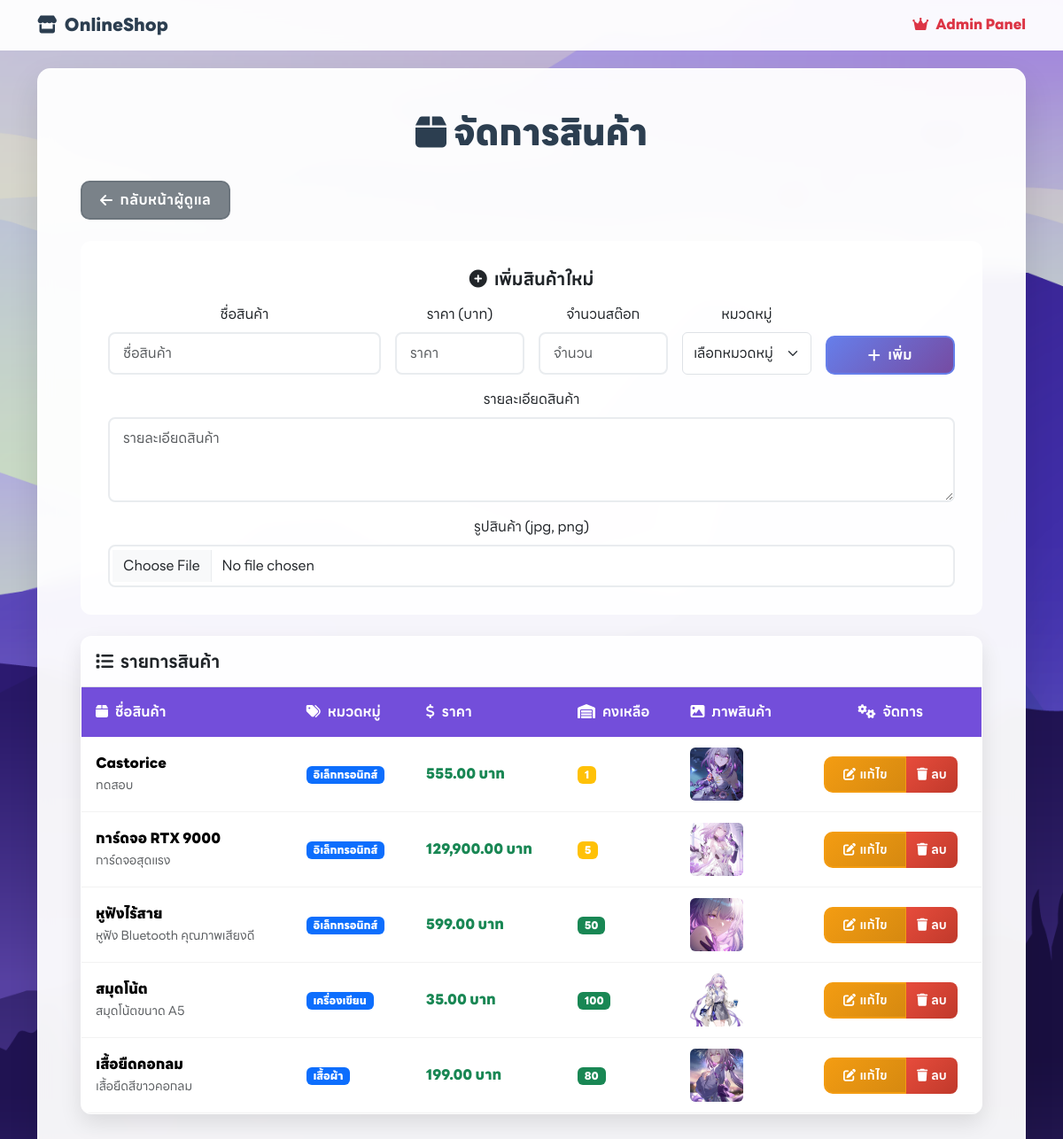
Page /admin/products.php (signed in) on the committed database.
### tables this page shows
CREATE TABLE `products` (
  `product_id` int(11) NOT NULL,
  `product_name` varchar(150) NOT NULL,
  `description` text DEFAULT NULL,
  `price` decimal(10,2) NOT NULL,
  `stock` int(11) DEFAULT 0,
  `image` varchar(255) DEFAULT NULL,
  `category_id` int(11) DEFAULT NULL,
  `created_at` timestamp NOT NULL DEFAULT current_timestamp()
);

CREATE TABLE `categories` (
  `category_id` int(11) NOT NULL,
  `category_name` varchar(100) NOT NULL
);

### admin/products.php (the view, shortened to what this page needs)
<?php
require_once '../config.php';
$stmt = $conn->query("SELECT p.*, c.category_name FROM products p LEFT JOIN categories c ON p.category_id = c.category_id ORDER BY p.created_at DESC");
$products = $stmt->fetchAll(PDO::FETCH_ASSOC);
?>
<!DOCTYPE html>
<html lang="th">
<head>
    <link href="https://cdn.jsdelivr.net/npm/bootstrap@5.3.7/dist/css/bootstrap.min.css" rel="stylesheet">
    <link href="https://cdnjs.cloudflare.com/ajax/libs/font-awesome/6.0.0/css/all.min.css" rel="stylesheet">
    <link rel="stylesheet" href="../assets/font/LINESeedSansTH.css">
    <link rel="stylesheet" href="../assets/css/custom.css">
</head>
<body>
    <nav class="navbar navbar-expand-lg sticky-top">
        <div class="container">
            <a class="navbar-brand" href="../index.php">
                <i class="fas fa-store me-2"></i>OnlineShop
            </a>
            <div class="navbar-nav ms-auto">
                <span class="navbar-text text-danger fw-bold">
                    <i class="fas fa-crown me-2"></i>Admin Panel
                </span>
            </div>
        </div>
    </nav>
    <div class="container">
        <div class="main-container p-4 p-md-5">
            <h1 class="page-title">
                <i class="fas fa-box me-2"></i>จัดการสินค้า
            </h1>
            <div class="row mb-4">
                <div class="col-12">
                    <a href="index.php" class="btn btn-secondary">
                        <i class="fas fa-arrow-left me-2"></i>กลับหน้าผู้ดูแล
                    </a>
                </div>
            </div>
            <div class="admin-card mb-4">
                <h5 class="mb-3">
                    <i class="fas fa-plus-circle me-2"></i>เพิ่มสินค้าใหม่
                </h5>
                <form method="post" class="row g-3" enctype="multipart/form-data">
                    <div class="col-md-4">
                        <label class="form-label">ชื่อสินค้า</label>
                        <input type="text" name="product_name" class="form-control" placeholder="ชื่อสินค้า" required>
                    </div>
                    <div class="col-md-2">
                        <label class="form-label">ราคา (บาท)</label>
                        <input type="number" step="0.01" name="price" class="form-control" placeholder="ราคา" required>
                    </div>
                    <div class="col-md-2">
                        <label class="form-label">จำนวนสต๊อก</label>
                        <input type="number" name="stock" class="form-control" placeholder="จำนวน" required>
                    </div>
                    <div class="col-md-2">
                        <label class="form-label">หมวดหมู่</label>
                        <select name="category_id" class="form-select" required>
                            <option value="">เลือกหมวดหมู่</option>
                        </select>
                    </div>
                    <div class="col-md-2 d-flex align-items-end">
                        <button type="submit" name="add_product" class="btn btn-primary w-100">
                            <i class="fas fa-plus me-2"></i>เพิ่ม
                        </button>
                    </div>
                    <div class="col-12">
                        <label class="form-label">รายละเอียดสินค้า</label>
                        <textarea name="description" class="form-control" placeholder="รายละเอียดสินค้า" rows="3"></textarea>
                    </div>
                    <div class="col-12">
                        <label class="form-label">รูปสินค้า (jpg, png)</label>
                        <input type="file" name="product_image" class="form-control" rows="3"></input>
                    </div>
                </form>
            </div>
            <div class="table-container">
                <h5 class="p-3 mb-0 border-bottom">
                    <i class="fas fa-list me-2"></i>รายการสินค้า
                </h5>
                <div class="table-responsive">
                    <table class="table table-hover mb-0">
                        <thead class="table-light">
                            <tr>
                                <th scope="col">
                                    <i class="fas fa-box me-2"></i>ชื่อสินค้า
                                </th>
                                <th scope="col">
                                    <i class="fas fa-tags me-2"></i>หมวดหมู่
                                </th>
                                <th scope="col">
                                    <i class="fas fa-dollar-sign me-2"></i>ราคา
                                </th>
                                <th scope="col">
                                    <i class="fas fa-warehouse me-2"></i>คงเหลือ
                                </th>
                                <th scope="col">
                                    <i class="fas fa-image me-2"></i>ภาพสินค้า
                                </th>
                                <th scope="col" class="text-center">
                                    <i class="fas fa-cogs me-2"></i>จัดการ
                                </th>
                            </tr>
                        </thead>
                        <tbody>
                            <?php foreach ($products as $p): ?>
                                <tr>
                                    <td class="align-middle">
                                        <span class="fw-semibold"><?= htmlspecialchars($p['product_name']) ?></span>
                                        <?php if (!empty($p['description'])): ?>
                                            <br><small class="text-muted"><?= htmlspecialchars($p['description']) ?></small>
                                        <?php endif; ?>
                                    </td>
                                    <td class="align-middle">
                                        <span class="badge bg-primary"><?= htmlspecialchars($p['category_name']) ?></span>
                                    </td>
                                    <td class="align-middle">
                                        <span class="fw-bold text-success"><?= number_format($p['price'], 2) ?> บาท</span>
                                    </td>
                                    <td class="align-middle">
                                        <?php if ($p['stock'] > 10): ?>
                                            <span class="badge bg-success"><?= $p['stock'] ?></span>
                                        <?php elseif ($p['stock'] > 0): ?>
                                            <span class="badge bg-warning"><?= $p['stock'] ?></span>
                                        <?php else: ?>
                                            <span class="badge bg-danger">หมด</span>
                                        <?php endif; ?>
                                    </td>
                                    <td>
                                        <?php if ($p['image']): ?>
                                            <img src="../assets/img/products_imgs/<?= htmlspecialchars($p['image']) ?>" width="60" height="60"
                                                class="rounded object-fit-cover">
                                        <?php else: ?>
                                            <img src="../assets/img/products_imgs/no_images.png" width="60" height="60">
                                        <?php endif; ?>
                                    </td>
                                    <td class="text-center">
                                        <div class="btn-group" role="group">
                                            <a href="edit_products.php?id=<?= $p['product_id'] ?>"
                                                class="btn btn-warning btn-sm d-flex justify-content-center align-items-center">
                                                <i class="fas fa-edit me-1"></i>แก้ไข
                                            </a>
                                            <a href="products.php?delete=<?= $p['product_id'] ?>"
                                                class="btn btn-danger btn-sm d-flex justify-content-center align-items-center"
                                                onclick="return confirm('ยืนยันการลบสินค้านี้?')">
                                                <i class="fas fa-trash me-1"></i>ลบ
                                            </a>
                                        </div>
                                    </td>
                                </tr>
                            <?php endforeach; ?>
                        </tbody>
                    </table>
                </div>
            </div>
        </div>
    </div>
</body>
</html>

### assets/css/custom.css (style rules this page uses)
html { overflow-y: scroll; }
body { background-image: url('../img/background.png'); background-size: cover; background-position: center; background-attachment: fixed; min-height: 100vh; font-family: 'LINE Seed Sans TH', 'Segoe UI', Verdana, sans-serif; }
.navbar { background: rgba(255, 255, 255, 0.95); backdrop-filter: blur(10px); border-bottom: 1px solid rgba(255, 255, 255, 0.2); }
.navbar-brand { font-weight: 700; color: #2c3e50 !important; font-family: 'LINE Seed Sans TH', sans-serif; }
.main-container { background: rgba(255, 255, 255, 0.95); border-radius: 15px; box-shadow: 0 15px 35px rgba(0, 0, 0, 0.1); backdrop-filter: blur(10px); border: 1px solid rgba(255, 255, 255, 0.2); margin-top: 20px; margin-bottom: 20px; }
.admin-card { background: rgba(255, 255, 255, 0.9); border-radius: 12px; border: 1px solid rgba(255, 255, 255, 0.3); transition: all 0.3s ease; height: 100%; padding: 30px; text-align: center; }
.table-container { background: rgba(255, 255, 255, 0.9); border-radius: 12px; border: 1px solid rgba(255, 255, 255, 0.3); overflow: hidden; box-shadow: 0 10px 25px rgba(0, 0, 0, 0.1); }
.btn-primary { border-radius: 10px; padding: 8px 20px; font-weight: 500; letter-spacing: 0.5px; transition: all 0.3s ease; background: linear-gradient(135deg, #667eea 0%, #764ba2 100%); border: 2px solid #667eea; min-height: 36px; display: inline-flex; align-items: center; justify-content: center; }
.btn-secondary { border-radius: 10px; padding: 8px 20px; font-weight: 500; letter-spacing: 0.5px; transition: all 0.3s ease; background: rgba(108, 117, 125, 0.9); border: 2px solid #6c757d; min-height: 36px; display: inline-flex; align-items: center; justify-content: center; }
.btn-warning { border-radius: 10px; padding: 8px 20px; font-weight: 500; letter-spacing: 0.5px; transition: all 0.3s ease; background: linear-gradient(135deg, #f39c12 0%, #d68910 100%); border: 2px solid #f39c12; min-height: 36px; display: inline-flex; align-items: center; justify-content: center; color: white; }
.btn-danger { border-radius: 8px; padding: 6px 12px; font-weight: 500; transition: all 0.3s ease; background: linear-gradient(135deg, #e74c3c 0%, #c0392b 100%); border: none; color: white; }
.page-title { color: #2c3e50; font-weight: 700; margin-bottom: 30px; text-align: center; font-family: 'LINE Seed Sans TH', sans-serif; }
.form-control { border-radius: 8px; border: 2px solid #e9ecef; padding: 10px 15px; transition: all 0.3s ease; }
.table { margin-bottom: 0; }
.table thead th { background-color: #734eda; color: white; border: none; font-weight: 500; padding: 16px; font-family: 'LINE Seed Sans TH', sans-serif; }
.table tbody td { padding: 12px 16px; vertical-align: middle; border-color: rgba(0, 0, 0, 0.05); }

### admin/products.php (style rules this page uses)
.form-select { height: calc(2.375rem + 10px); padding: 0.375rem 0.75rem; }

### rows in the picture
products: product_name "Castorice", description "ทดสอบ", category.category_name "อิเล็กทรอนิกส์", price "555.00", stock "1", image (picture)
products: product_name "การ์ดจอ RTX 9000", description "การ์ดจอสุดแรง", category.category_name "อิเล็กทรอนิกส์", price "129,900.00", stock "5", image (picture)
products: product_name "หูฟังไร้สาย", description "หูฟัง Bluetooth คุณภาพเสียงดี", category.category_name "อิเล็กทรอนิกส์", price "599.00", stock "50", image (picture)
products: product_name "สมุดโน้ต", description "สมุดโน้ตขนาด A5", category.category_name "เครื่องเขียน", price "35.00", stock "100", image (picture)
products: product_name "เสื้อยืดคอกลม", description "เสื้อยืดสีขาวคอกลม", category.category_name "เสื้อผ้า", price "199.00", stock "80", image (picture)
